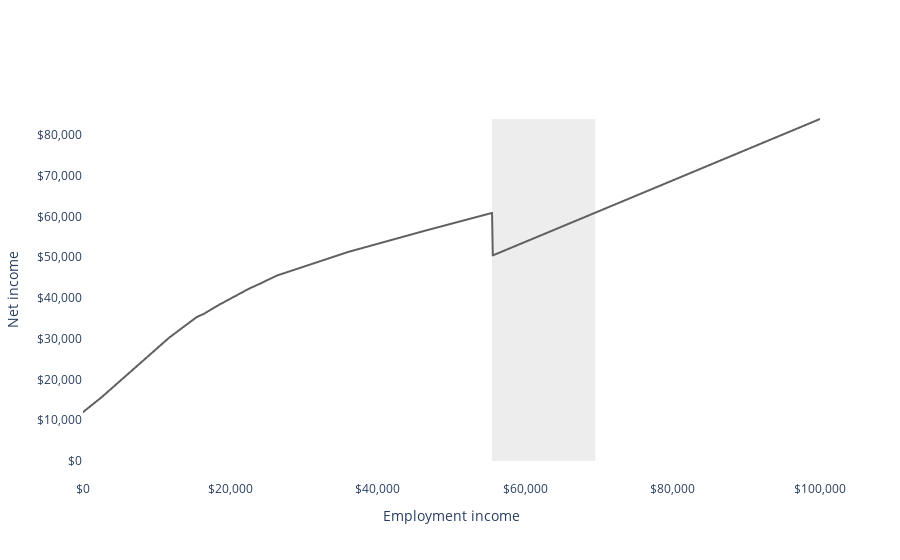

The notebook cell this image was saved under:
### Code cell
from plotly import graph_objects as go

LABELS = dict(
    employment_income="Employment income",
    net_income="Net income",
    mtr="Marginal tax rate",
    scenario="Scenario",
)

COLORS = {"Baseline": "#606060", "Cambridge cash": "#1a77d2"}
LIGHT_COLORS = {"Baseline": "#c2c2c2", "Cambridge cash": "#65b6f6"}

fig = go.Figure()

line_chart = px.line(
    df[df.scenario == "Baseline"],
    "employment_income",
    "net_income",
    labels=LABELS,
    color_discrete_map=COLORS,
)


baseline_gap_bounds = gap(baseline)

ymax = df[df.scenario == "Baseline"].net_income.max()

shade_cliffs(baseline_gap_bounds, fig, LIGHT_COLORS["Baseline"], ymax)

fig.add_traces(list(line_chart.select_traces()))
fig.update_traces(line_color=COLORS["Baseline"])

fig.update_layout(
    xaxis_title="Employment income",
    yaxis_title="Net income",
    xaxis_tickformat="$,",
    yaxis_tickformat="$,",
    showlegend=False,
)


def show_export(fig, name):
    fig.update_layout(plot_bgcolor="white")
    fig.show()
    fig.write_html("output/" + name + ".html")
    fig.write_image("output/" + name + ".png")


show_export(fig, "baseline")

### Figure 1 — Plotly figure (JSON) as saved in the notebook; plotly's stock layout.template omitted (floating-point values rounded to 4 significant figures; data arrays with more than 128 entries replaced by an {"elided": "..."} marker saying what was removed)
{"data": [{"fill": "toself", "fillcolor": "#c2c2c2", "line": {"color": "#606060", "width": 0}, "mode": "lines", "name": "", "opacity": 0.3, "showlegend": false, "text": "This household is worse off earning between $55,500 and $69,500", "type": "scatter", "x": [55500, 55500, 69500, 69500, 55500], "y": [0, 83869, 83869, 0, 0]}, {"hovertemplate": "Employment income=%{x}<br>Net income=%{y}<extra></extra>", "legendgroup": "", "line": {"color": "#606060", "dash": "solid"}, "marker": {"symbol": "circle"}, "mode": "lines", "name": "", "showlegend": false, "type": "scattergl", "x": {"elided": "1001 int values"}, "xaxis": "x", "y": {"elided": "1001 int values"}, "yaxis": "y"}], "layout": {"plot_bgcolor": "white", "showlegend": false, "xaxis": {"tickformat": "$,", "title": {"text": "Employment income"}}, "yaxis": {"tickformat": "$,", "title": {"text": "Net income"}}}}
